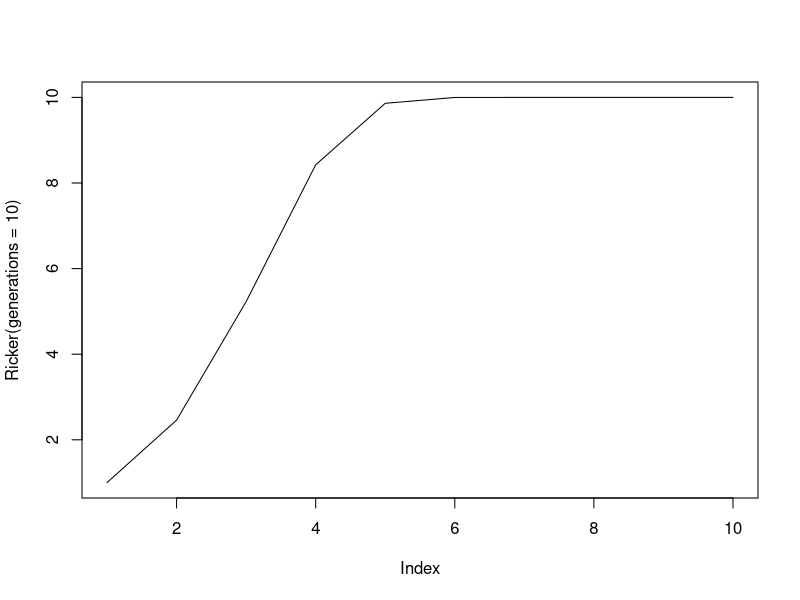

Generate this figure with R:
Ricker = function(N0 = 1, r = 1, K = 10, generations = 50)
{
  #Runs a simulation of the Ricker model, returns a vector of length generations
  
  N = rep(NA, generations)
  
  N[1] = N0
  for(t in 2:generations)
  {
    N[t] = N[t-1] * exp(r*(1.0 - (N[t-1]/K)))
  }
  return(N)
}

plot(Ricker(generations = 10), type = "l")
